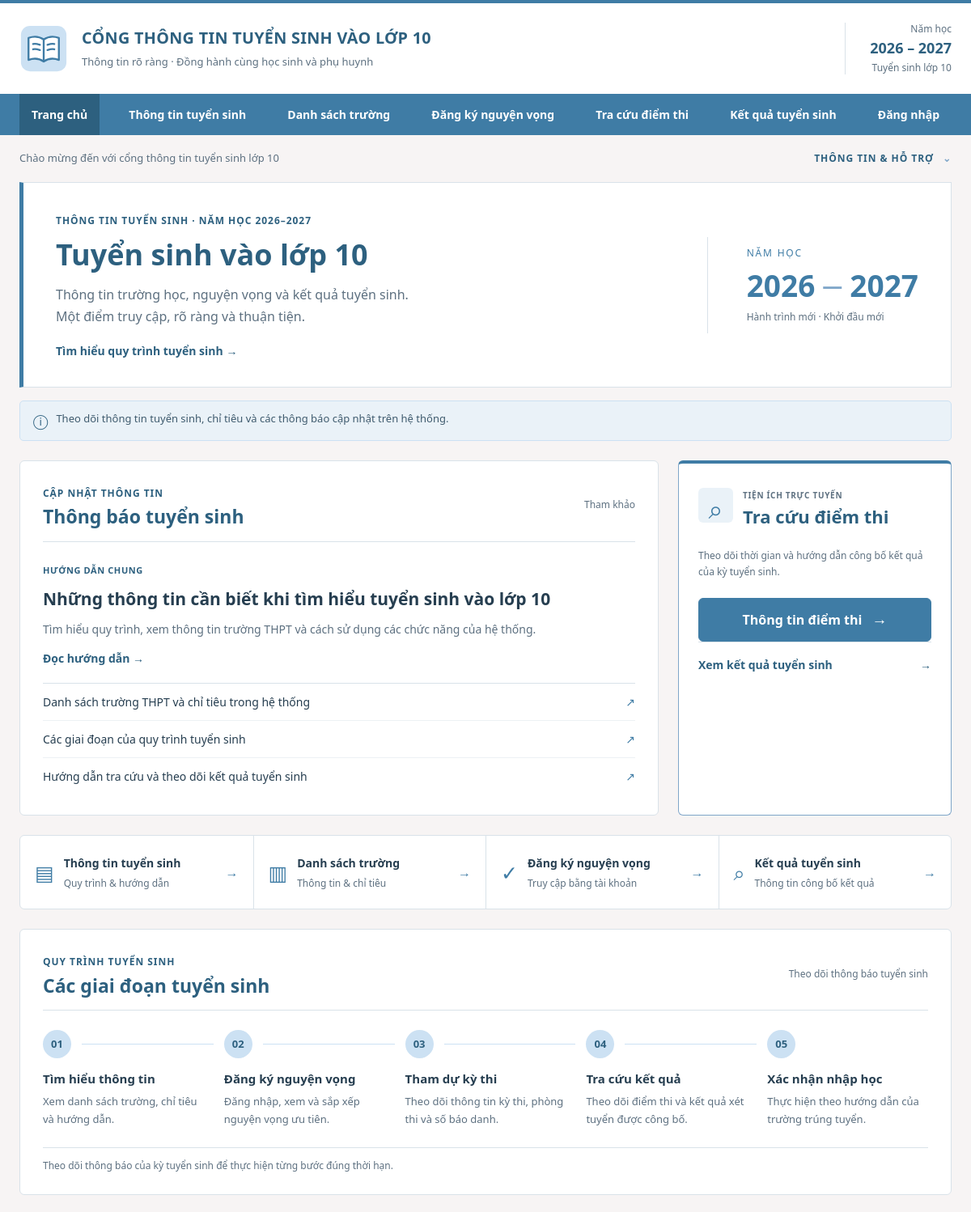
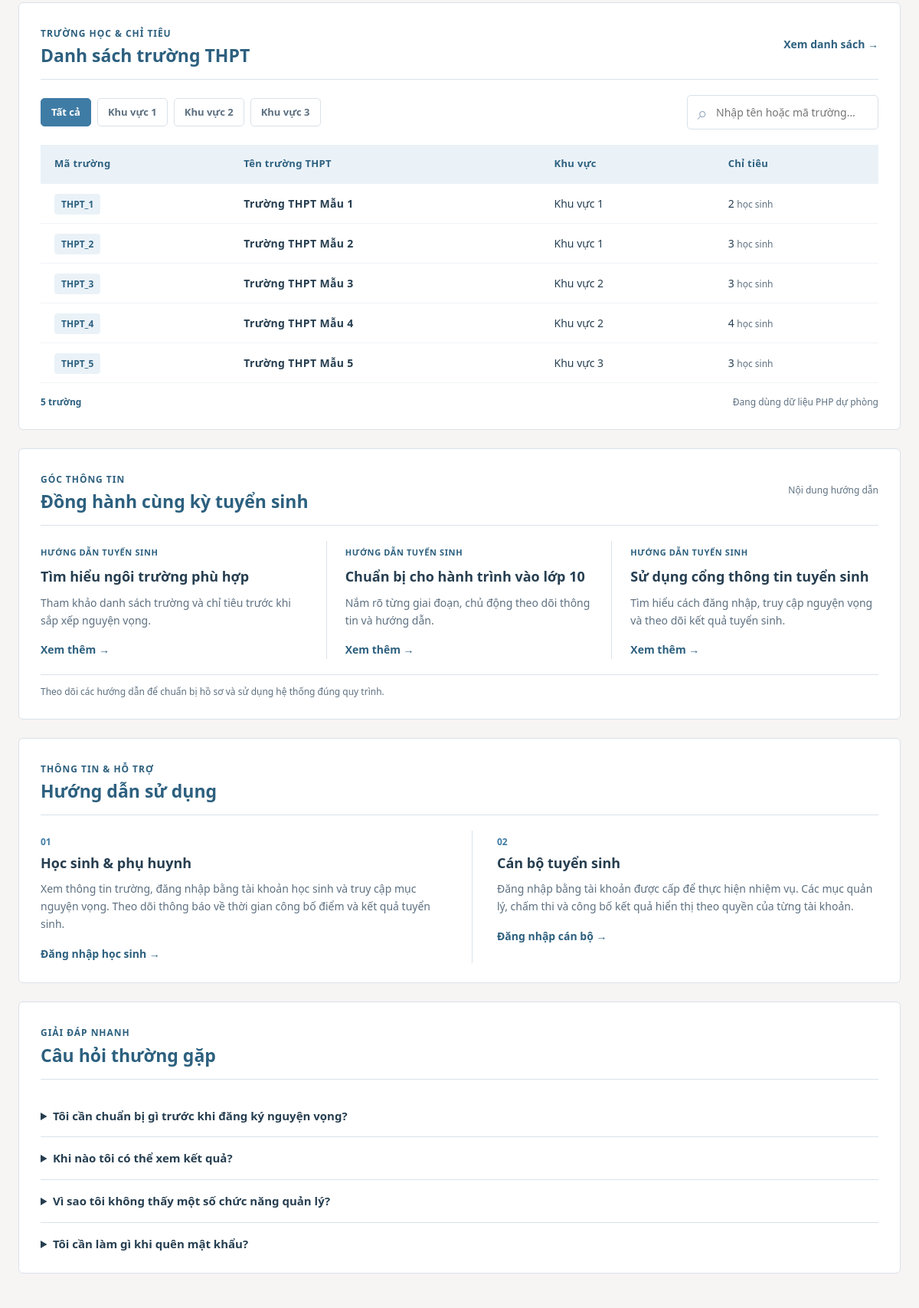
The page / (upper part) on the database its author committed (2 pictures, top to bottom).
### tables this page shows
CREATE TABLE TruongTHPT (
  maTruongTHPT VARCHAR(20) NOT NULL,
  tenTruongTHPT VARCHAR(100) NOT NULL,
  maKhuVuc VARCHAR(20) NOT NULL,
  PRIMARY KEY (maTruongTHPT),
  CONSTRAINT fk_thpt_khuvuc FOREIGN KEY (maKhuVuc) REFERENCES KhuVuc(maKhuVuc)
);

CREATE TABLE KhuVuc (
  maKhuVuc VARCHAR(20) NOT NULL,
  tenKhuVuc VARCHAR(100) NOT NULL,
  quanHuyen VARCHAR(100) NULL,
  PRIMARY KEY (maKhuVuc)
);

### config/app.php (called while the page is built, shortened)
<?php
return [
    'name' => getenv('APP_NAME') ?: 'CỔNG THÔNG TIN TUYỂN SINH VÀO LỚP 10',
    'timezone' => 'Asia/Ho_Chi_Minh',
    'base_path' => getenv('APP_BASE_PATH') ?: null,
];

### includes/functions.php (called while the page is built, shortened)
<?php
function app_config(): array {
    static $cfg = null;
    if ($cfg === null) {
        $cfg = require dirname(__DIR__) . '/config/app.php';
        date_default_timezone_set($cfg['timezone']);
    }
    return $cfg;
}
function e(mixed $str): string {
    return htmlspecialchars((string)$str, ENT_QUOTES | ENT_SUBSTITUTE, 'UTF-8');
}
function catalog_display_name(string $name): string {
    $name = preg_replace('/\s*\(mẫu\)\s*$/iu', '', $name) ?? $name;
    $name = preg_replace('/Phòng\s+demo\s+(\d+)-(\d{2})/iu', 'Phòng thi $1$2', $name) ?? $name;
    $name = preg_replace('/\bdemo\b\s*/iu', '', $name) ?? $name;
    return trim(preg_replace('/[ \t]{2,}/u', ' ', $name) ?? $name);
}
function school_display_name(string $name): string {
    return catalog_display_name($name);
}
function base_path(): string {
    $forced = app_config()['base_path'];
    $root = realpath(dirname(__DIR__));
    $docroot = realpath($_SERVER['DOCUMENT_ROOT'] ?? '');
    $r = strtolower(str_replace('\\','/',$root));
    $d = rtrim(strtolower(str_replace('\\','/',$docroot)),'/');
    if ($r === $d) return '';
    return '';
}
function url(string $path = '', array $query = []): string {
    $prefix = rtrim(base_path(), '/');
    $clean = ltrim($path, '/');
    $target = $prefix . '/' . $clean;
    if (!$query) return $target;
    $parts = explode('#', $target, 2);
    $parts[0] .= (str_contains($parts[0], '?') ? '&' : '?') . http_build_query($query, '', '&', PHP_QUERY_RFC3986);
    return $parts[0] . (isset($parts[1]) ? '#' . $parts[1] : '');
}

### config/database.php (called while the page is built, shortened)
<?php
function db(): PDO {
    static $pdo = null;
    if ($pdo instanceof PDO) return $pdo;
    $localPath = __DIR__ . '/database.local.php';
    $local = is_file($localPath) ? require $localPath : [];
    $host = getenv('DB_HOST') ?: ($local['host'] ?? '127.0.0.1');
    $port = getenv('DB_PORT') ?: ($local['port'] ?? '3306');
    $name = getenv('DB_NAME') ?: ($local['name'] ?? 'dreamteam_tuyensinh10_demo');
    $user = getenv('DB_USER') ?: ($local['user'] ?? 'root');
    $passEnv = getenv('DB_PASS');
    $pass = $passEnv !== false ? $passEnv : ($local['pass'] ?? '');
    $pdo = new PDO(
        "mysql:host={$host};port={$port};dbname={$name};charset=utf8mb4", $user, $pass,
        [PDO::ATTR_ERRMODE => PDO::ERRMODE_EXCEPTION, PDO::ATTR_DEFAULT_FETCH_MODE => PDO::FETCH_ASSOC,
         PDO::ATTR_EMULATE_PREPARES => false]
    );
    return $pdo;
}

### services/live_data.php (called while the page is built, shortened)
<?php
require_once dirname(__DIR__) . '/config/database.php';
function live_all(string $sql, array $params = []): array {
    $st = db()->prepare($sql); $st->execute($params);
    return $st->fetchAll(PDO::FETCH_NUM);
}
function live_available(): bool {
    static $ok = null;
    if ($ok === null) { try { db()->query('SELECT 1 FROM ThiSinh LIMIT 1'); $ok = true; } catch (Throwable $e) { $ok = false; } }
    return $ok;
}
function live_home_schools(): ?array {
    if (!live_available()) return null;
    try {
        return live_all("SELECT p.maTruongTHPT, p.tenTruongTHPT, k.tenKhuVuc, COALESCE((SELECT SUM(i.chiTieuTuyenSinh) FROM ThongTinTuyenSinh i WHERE i.maTruongTHPT=p.maTruongTHPT AND i.maDot=(SELECT maDot FROM DotTuyenSinh ORDER BY namTuyenSinh DESC, maDot DESC LIMIT 1)),0)
                         FROM TruongTHPT p JOIN KhuVuc k ON k.maKhuVuc=p.maKhuVuc ORDER BY p.maTruongTHPT");
    } catch (Throwable $e) { return null; }
}

### includes/portal_schools.php (the view, shortened to what this page needs)
<?php
require_once dirname(__DIR__) . '/services/live_data.php';
$school_rows = live_home_schools();
$public_schools = array_map(fn($r) => ['code' => $r[0], 'name' => $r[1], 'district' => $r[2], 'quota' => $r[3]], $school_rows);
$school_regions = array_values(array_unique(array_column($public_schools, 'district')));
?>
<div class="school-directory" data-school-directory data-schools-api="<?= e(url('api/v1/schools')) ?>">
 <div class="school-filter">
  <div class="filter-tabs" aria-label="Lọc trường theo khu vực">
   <button class="chip active" type="button" data-school-filter="all" aria-pressed="true">Tất cả</button>
   <?php foreach ($school_regions as $region): ?><button class="chip" type="button" data-school-filter="<?= e($region) ?>" aria-pressed="false"><?= e($region) ?></button><?php endforeach; ?>
  </div>
  <label class="search-input"><span aria-hidden="true">⌕</span><input type="search" placeholder="Nhập tên hoặc mã trường…" aria-label="Tìm trường THPT" data-school-search></label>
 </div>
 <div class="table-scroll" role="region" aria-label="Danh sách trường THPT và chỉ tiêu" tabindex="0">
  <table class="data-table school-table"><thead><tr><th scope="col">Mã trường</th><th scope="col">Tên trường THPT</th><th scope="col">Khu vực</th><th scope="col">Chỉ tiêu</th></tr></thead><tbody data-school-body>
   <?php foreach ($public_schools as $school): ?>
    <tr data-school-item data-region="<?= e($school['district']) ?>"><td><span class="code-tag"><?= e($school['code']) ?></span></td><th scope="row"><?= e(school_display_name($school['name'])) ?></th><td><?= e($school['district']) ?></td><td><?= e($school['quota']) ?> <small>học sinh</small></td></tr>
   <?php endforeach; ?>
  </tbody></table>
 </div>
 <div class="directory-note"><span data-school-count aria-live="polite"><?= count($public_schools) ?> trường</span><span data-school-source>Dữ liệu PHP dự phòng · đang đồng bộ REST API</span></div>
</div>

### assets/css/style.css (style rules this page uses)
:root { --primary:#1265b0;--primary-dark:#0b4686;--deep:#102a4c;--ink:#1e3049;--muted:#748299;--border:#e4eaf2;--surface:#ffffff;--bg:#f6f8fc;--soft-blue:#edf5ff;--accent:#ffbe59;--shadow:0 16px 46px rgba(22,53,91,.07);--r:18px;--font:'Be Vietnam Pro',system-ui,-apple-system,BlinkMacSystemFont,'Segoe UI',sans-serif }
* { box-sizing:border-box }
html { scroll-behavior:smooth }
body { margin:0;background:var(--bg);color:var(--ink);font-family:var(--font);line-height:1.65;font-size:18px }
button,input,select,textarea { font:inherit }
button { cursor:pointer }
.public-body { background:white }
.school-filter { display:flex;justify-content:space-between;gap:16px;align-items:center;margin-bottom:22px }
.filter-tabs { display:flex;gap:8px;flex-wrap:wrap }
.chip { border:1px solid #e8edf4;background:#f7f9fc;color:#6c8095;border-radius:24px;padding:9px 17px;font-size:13px;font-weight:800 }
.chip.active { background:#1469b4;color:white;border-color:#1469b4 }
.search-input { display:flex;align-items:center;gap:9px;border:1px solid #e3eaf2;border-radius:10px;padding:9px 13px;background:#fff }
.search-input span { font-size:24px;color:#9cadc0;line-height:1 }
.search-input input { width:200px;max-width:100%;border:0;background:transparent;outline:0;color:#395877;font-size:14px }
.table-scroll { overflow-x:auto }
.data-table { width:100%;border-collapse:collapse;text-align:left;min-width:630px }
.data-table th { background:#f6f9fd;color:#8498ad;font-size:13px;font-weight:800;letter-spacing:.025em;padding:15px 23px;border-bottom:1px solid #edf1f6 }
.data-table td { padding:16px 23px;font-size:14px;color:#56708a;border-bottom:1px solid #f0f3f7 }
.code-tag { font-size:13px;color:#327cb3;background:#eff6ff;border-radius:6px;padding:5px 9px;font-weight:800 }

### assets/css/portal.css (style rules this page uses)
:root { --primary: #3F7CA5; --primary-dark: #2d607f; --secondary: #7FA6C9; --soft-blue: #CCE1F3; --bg: #F7F4F4; --surface: #FFFFFF; --ink: #263e50; --deep: #263e50; --muted: #5d7080; --border: #d9e2e9; --shadow: 0 6px 20px rgb(38 62 80 / 5%); --r: 8px; --font: 'Segoe UI', Arial, sans-serif; }
html { scroll-padding-top: 24px; }
body { font-size: 16px; line-height: 1.65; }
button, a, input, select, textarea { -webkit-tap-highlight-color: transparent; }
.public-body, .dash-body { background: var(--bg); }
.btn-primary, .chip.active, .ui-tabs a.is-active { background: var(--primary); border-color: var(--primary); color: #fff; box-shadow: none; }
.school-filter { margin-bottom: 20px; flex-wrap: wrap; }
.chip { padding: 7px 13px; border-radius: 5px; font-size: 13px; border-color: var(--border); color: var(--muted); background: #fff; }
.search-input { border-color: var(--border); border-radius: 5px; }
.search-input input { color: var(--ink); font-size: 14px; }
.data-table { color: var(--ink); }
.data-table th { font-size: 13px; color: var(--primary-dark); background: #eaf2f8; }
.data-table td { color: var(--ink); }
.school-table { min-width: 640px; }
.school-table th, .school-table td { padding: 14px 18px; }
.school-table tbody th { font-size: 14px; background: transparent; color: var(--ink); font-weight: 600; border-bottom: 1px solid #f0f3f7; }
.school-table td small { color: var(--muted); font-size: 12px; }
.code-tag { background: #eaf2f8; color: var(--primary-dark); border-radius: 4px; font-size: 12px; }
.directory-note { display: flex; align-items: baseline; justify-content: space-between; gap: 16px; padding-top: 15px; font-size: 12px; color: var(--muted); }
.directory-note > span:first-child { color: var(--primary-dark); font-weight: 600; flex-shrink: 0; }

### rows shown on the page
truongthpt: maTruongTHPT "THPT_1", tenTruongTHPT "Trường THPT Mẫu 1", maKhuVuc.tenKhuVuc "Khu vực 1", quota "2"
truongthpt: maTruongTHPT "THPT_2", tenTruongTHPT "Trường THPT Mẫu 2", maKhuVuc.tenKhuVuc "Khu vực 1", quota "3"
truongthpt: maTruongTHPT "THPT_3", tenTruongTHPT "Trường THPT Mẫu 3", maKhuVuc.tenKhuVuc "Khu vực 2", quota "3"
truongthpt: maTruongTHPT "THPT_4", tenTruongTHPT "Trường THPT Mẫu 4", maKhuVuc.tenKhuVuc "Khu vực 2", quota "4"
truongthpt: maTruongTHPT "THPT_5", tenTruongTHPT "Trường THPT Mẫu 5", maKhuVuc.tenKhuVuc "Khu vực 3", quota "3"

### other values the page prints
$nav_label "Trang chủ"
$nav_label "Thông tin tuyển sinh"
$nav_label "Danh sách trường"
$nav_label "Đăng ký nguyện vọng"
$nav_label "Tra cứu điểm thi"
$nav_label "Kết quả tuyển sinh"
$nav_label "Đăng nhập"
$title "Tìm hiểu thông tin"
$description "Xem danh sách trường, chỉ tiêu và hướng dẫn."
$title "Đăng ký nguyện vọng"
$description "Đăng nhập, xem và sắp xếp nguyện vọng ưu tiên."
$title "Tham dự kỳ thi"
$description "Theo dõi thông tin kỳ thi, phòng thi và số báo danh."
$title "Tra cứu kết quả"
$description "Theo dõi điểm thi và kết quả xét tuyển được công bố."
